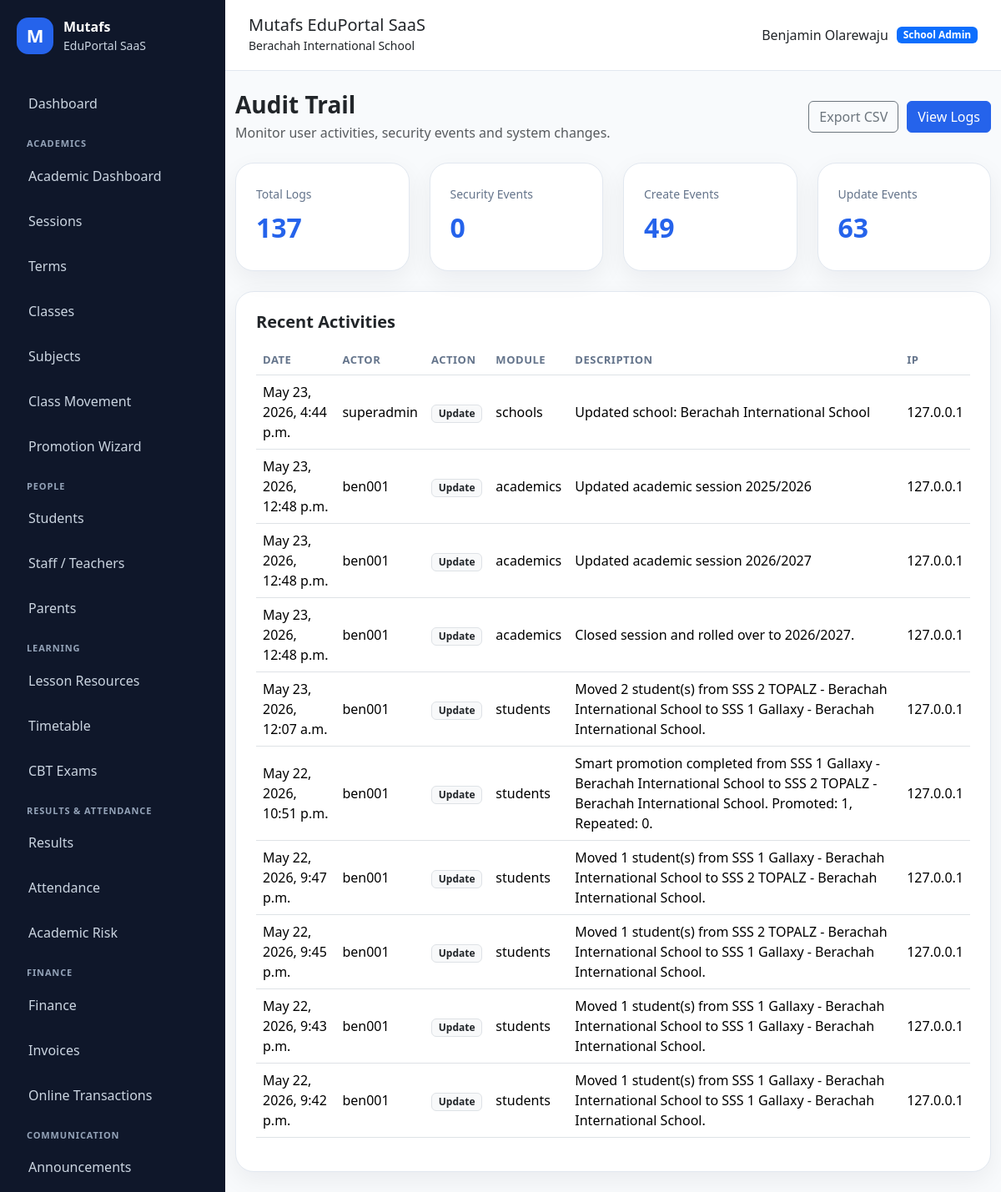
The app's page /audit/ (signed in) with its own data.
### apps/schools/models.py (models this page shows, shortened)
class School(models.Model):
    class SubscriptionStatus(models.TextChoices):
        TRIAL = "TRIAL", "Trial"
        ACTIVE = "ACTIVE", "Active"
        EXPIRED = "EXPIRED", "Expired"
        SUSPENDED = "SUSPENDED", "Suspended"
    name = models.CharField(max_length=255)
    slug = models.SlugField(max_length=255, unique=True, db_index=True)
    portal_subpath = models.SlugField(
        max_length=255,
        unique=True,
        help_text="Public portal path, e.g. berachah-school",
    )
    code = models.CharField(max_length=50, unique=True, db_index=True)
    email = models.EmailField(blank=True)
    phone = models.CharField(max_length=30, blank=True)
    address = models.TextField(blank=True)
    logo = models.ImageField(upload_to="school_logos/", blank=True, null=True)
    result_stamp = models.ImageField(
        upload_to="school_stamps/",
        blank=True,
        null=True,
    )
    is_active = models.BooleanField(default=True)
    is_verified = models.BooleanField(default=False)
    subscription_status = models.CharField(
        max_length=20,
        choices=SubscriptionStatus.choices,
        default=SubscriptionStatus.TRIAL,
        db_index=True,
    )
    subscription_start_date = models.DateField(null=True, blank=True)
    subscription_end_date = models.DateField(null=True, blank=True)
    result_checker_enabled = models.BooleanField(default=True)
    cbt_enabled = models.BooleanField(default=True)
    finance_enabled = models.BooleanField(default=True)
    parent_portal_enabled = models.BooleanField(default=True)
    custom_domain = models.CharField(
        max_length=255,
        blank=True,
        db_index=True,
        help_text="Example: schoolname.com",
    )
    subdomain = models.SlugField(
        max_length=100,
        blank=True,
        db_index=True,
        help_text="Example: brightstar",
    )
    primary_color = models.CharField(
        max_length=20,
        default="#2563eb",
    )
    secondary_color = models.CharField(
        max_length=20,
        default="#0f172a",
    )
    accent_color = models.CharField(
        max_length=20,
        default="#22c55e",
    )
    maintenance_mode = models.BooleanField(default=False)
    maintenance_message = models.TextField(
        blank=True,
        default="This school portal is temporarily under maintenance.",
    )
    storage_limit_mb = models.PositiveIntegerField(default=500)
    allow_custom_branding = models.BooleanField(default=True)
    created_at = models.DateTimeField(auto_now_add=True)
    updated_at = models.DateTimeField(auto_now=True)
    class Meta:
        ordering = ["name"]
        indexes = [
            models.Index(fields=["slug"]),
            models.Index(fields=["portal_subpath"]),
            models.Index(fields=["subscription_status"]),
            models.Index(fields=["is_active"]),
        ]
    @property
    def is_subscription_expired(self):
        if not self.subscription_end_date:
            return False
        return timezone.localdate() > self.subscription_end_date

### apps/accounts/models.py (models this page shows, shortened)
class User(AbstractUser):
    class Role(models.TextChoices):
        SUPER_ADMIN = "SUPER_ADMIN", "Super Admin"
        SCHOOL_ADMIN = "SCHOOL_ADMIN", "School Admin"
        TEACHER = "TEACHER", "Teacher"
        STUDENT = "STUDENT", "Student"
        PARENT = "PARENT", "Parent/Guardian"
    email = models.EmailField(unique=True)
    role = models.CharField(
        max_length=30,
        choices=Role.choices,
        default=Role.STUDENT,
        db_index=True,
    )
    school = models.ForeignKey(
        "schools.School",
        on_delete=models.SET_NULL,
        null=True,
        blank=True,
        related_name="users",
    )
    phone = models.CharField(max_length=30, blank=True)
    profile_picture = models.ImageField(
        upload_to="profiles/",
        blank=True,
        null=True,
    )
    must_change_password = models.BooleanField(default=False)
    last_login_ip = models.GenericIPAddressField(null=True, blank=True)
    last_activity_at = models.DateTimeField(null=True, blank=True)
    failed_login_attempts = models.PositiveIntegerField(default=0)
    created_at = models.DateTimeField(auto_now_add=True)
    updated_at = models.DateTimeField(auto_now=True)
    REQUIRED_FIELDS = ["email"]
    class Meta:
        indexes = [
            models.Index(fields=["role"]),
            models.Index(fields=["school", "role"]),
            models.Index(fields=["email"]),
        ]
    @property
    def is_super_admin(self):
        return self.role == self.Role.SUPER_ADMIN
    @property
    def is_school_admin(self):
        return self.role == self.Role.SCHOOL_ADMIN
    @property
    def is_teacher(self):
        return self.role == self.Role.TEACHER
    @property
    def is_student(self):
        return self.role == self.Role.STUDENT
    @property
    def is_parent(self):
        return self.role == self.Role.PARENT

### apps/audit/models.py (models this page shows, shortened)
class AuditLog(models.Model):
    class Action(models.TextChoices):
        LOGIN_SUCCESS = "LOGIN_SUCCESS", "Login Success"
        LOGIN_FAILED = "LOGIN_FAILED", "Login Failed"
        LOGOUT = "LOGOUT", "Logout"
        CREATE = "CREATE", "Create"
        UPDATE = "UPDATE", "Update"
        DELETE = "DELETE", "Delete"
        VIEW = "VIEW", "View"
        EXPORT = "EXPORT", "Export"
        SCHOOL_ENABLED = "SCHOOL_ENABLED", "School Enabled"
        SCHOOL_DISABLED = "SCHOOL_DISABLED", "School Disabled"
        SUBSCRIPTION_UPDATED = "SUBSCRIPTION_UPDATED", "Subscription Updated"
        RESULT_PUBLISHED = "RESULT_PUBLISHED", "Result Published"
        RESULT_UNPUBLISHED = "RESULT_UNPUBLISHED", "Result Unpublished"
        CBT_SUBMITTED = "CBT_SUBMITTED", "CBT Submitted"
        SECURITY_BLOCK = "SECURITY_BLOCK", "Security Block"
    actor = models.ForeignKey(
        settings.AUTH_USER_MODEL,
        on_delete=models.SET_NULL,
        null=True,
        blank=True,
        related_name="audit_logs",
    )
    school = models.ForeignKey(
        "schools.School",
        on_delete=models.SET_NULL,
        null=True,
        blank=True,
        related_name="audit_logs",
    )
    action = models.CharField(max_length=50, choices=Action.choices, db_index=True)
    module = models.CharField(max_length=100, blank=True, db_index=True)
    object_type = models.CharField(max_length=100, blank=True)
    object_id = models.CharField(max_length=100, blank=True)
    description = models.TextField(blank=True)
    ip_address = models.GenericIPAddressField(null=True, blank=True)
    user_agent = models.TextField(blank=True)
    created_at = models.DateTimeField(auto_now_add=True, db_index=True)
    class Meta:
        ordering = ["-created_at"]
        indexes = [
            models.Index(fields=["school", "created_at"]),
            models.Index(fields=["actor", "created_at"]),
            models.Index(fields=["action"]),
            models.Index(fields=["module"]),
        ]

### apps/audit/views.py (the view)
# urls.py: path("", views.audit_dashboard, name="audit_dashboard"),
@login_required
@role_required(User.Role.SUPER_ADMIN, User.Role.SCHOOL_ADMIN)
def audit_dashboard(request):
    logs = AuditLog.objects.select_related("actor", "school")
    if request.user.is_school_admin:
        logs = logs.filter(school=request.user.school)
    context = {
        "total_logs": logs.count(),
        "security_logs": logs.filter(action=AuditLog.Action.SECURITY_BLOCK).count(),
        "create_logs": logs.filter(action=AuditLog.Action.CREATE).count(),
        "update_logs": logs.filter(action=AuditLog.Action.UPDATE).count(),
        "recent_logs": logs[:10],
    }
    return render(request, "audit/dashboard.html", context)

### apps/core/context_processors.py (called while the page is built)
def global_context(request):
    user = getattr(request, "user", None)
    current_school = None
    subscription_expired = False
    if user and user.is_authenticated:
        current_school = getattr(user, "school", None)
        subscription_expired = getattr(request, "subscription_expired", False)
    return {
        "APP_NAME": "Mutafs EduPortal SaaS",
        "COMPANY_NAME": "Mutafs Global Technology",
        "current_school": current_school,
        "subscription_expired": subscription_expired,
    }

### apps/messaging/context_processors.py (called while the page is built)
def unread_messages_count(request):
    if not request.user.is_authenticated:
        return {
            "global_unread_messages_count": 0,
        }
    count = MessageReadStatus.objects.filter(
        user=request.user,
        is_read=False,
    ).count()
    return {
        "global_unread_messages_count": count,
    }

### apps/notifications/context_processors.py (called while the page is built)
def notification_context(request):
    if not request.user.is_authenticated:
        return {}
    notifications = UserNotification.objects.select_related(
        "announcement"
    ).filter(
        user=request.user,
        announcement__is_active=True,
        announcement__publish_at__lte=timezone.now(),
        is_read=False,
    )[:5]
    return {
        "global_notifications": notifications,
        "global_unread_notifications_count": notifications.count(),
    }

### apps/schools/context_processors.py (called while the page is built)
def tenant_context(request):
    school = None
    if request.user.is_authenticated:
        school = getattr(request.user, "school", None)
    return {
        "tenant_school": school,
    }

### templates/audit/dashboard.html
{% extends "base.html" %}
{% block content %}
<div class="d-flex flex-wrap justify-content-between align-items-center mb-4 gap-2">
    <div>
        <h3 class="fw-bold mb-1">Audit Trail</h3>
        <p class="text-muted mb-0">Monitor user activities, security events and system changes.</p>
    </div>
    <div class="page-actions">
        <a href="{% url 'audit_export_csv' %}" class="btn btn-outline-secondary">Export CSV</a>
        <a href="{% url 'audit_log_list' %}" class="btn btn-primary">View Logs</a>
    </div>
</div>
<div class="row g-4 mb-4">
    <div class="col-md-3">
        <div class="stat-card">
            <span>Total Logs</span>
            <h2>{{ total_logs }}</h2>
        </div>
    </div>
    <div class="col-md-3">
        <div class="stat-card">
            <span>Security Events</span>
            <h2>{{ security_logs }}</h2>
        </div>
    </div>
    <div class="col-md-3">
        <div class="stat-card">
            <span>Create Events</span>
            <h2>{{ create_logs }}</h2>
        </div>
    </div>
    <div class="col-md-3">
        <div class="stat-card">
            <span>Update Events</span>
            <h2>{{ update_logs }}</h2>
        </div>
    </div>
</div>
<div class="content-card">
    <h5 class="fw-bold mb-3">Recent Activities</h5>
    <div class="table-responsive">
        <table class="table align-middle">
            <thead>
                <tr>
                    <th>Date</th>
                    <th>Actor</th>
                    <th>Action</th>
                    <th>Module</th>
                    <th>Description</th>
                    <th>IP</th>
                </tr>
            </thead>
            <tbody>
                {% for log in recent_logs %}
                    <tr>
                        <td>{{ log.created_at }}</td>
                        <td>{{ log.actor.username|default:"System" }}</td>
                        <td>
                            <span class="badge bg-light text-dark border">
                                {{ log.get_action_display }}
                            </span>
                        </td>
                        <td>{{ log.module|default:"—" }}</td>
                        <td>{{ log.description|default:"—" }}</td>
                        <td>{{ log.ip_address|default:"—" }}</td>
                    </tr>
                {% empty %}
                    <tr>
                        <td colspan="6" class="text-center text-muted py-4">
                            No audit activity found.
                        </td>
                    </tr>
                {% endfor %}
            </tbody>
        </table>
    </div>
</div>
{% endblock %}

### templates/partials/navbar.html
<header class="topbar">
    <div>
        <h5 class="mb-0">{{ APP_NAME }}</h5>
        {% if current_school %}
            <small>{{ current_school.name }}</small>
        {% else %}
            <small>{{ COMPANY_NAME }}</small>
        {% endif %}
    </div>
    <div class="topbar-user">
        {% if request.user.is_authenticated %}
            <span>{{ request.user.get_full_name|default:request.user.username }}</span>
            <span class="badge bg-primary">{{ request.user.get_role_display }}</span>
        {% endif %}
    </div>
</header>

### static/css/dashboard.css (style rules this page uses)
:root { --primary: #2563eb; --dark: #0f172a; --muted: #64748b; --bg: #f8fafc; --card: #ffffff; --border: #e2e8f0; }
body { background: var(--bg); font-family: system-ui, -apple-system, BlinkMacSystemFont, "Segoe UI", sans-serif; }
.topbar { background: white; border-bottom: 1px solid var(--border); padding: 18px 28px; display: flex; justify-content: space-between; align-items: center; }
.topbar-user { display: flex; gap: 10px; align-items: center; }
.stat-card { background: var(--card); border: 1px solid var(--border); border-radius: 22px; padding: 24px; box-shadow: 0 10px 30px rgba(15, 23, 42, 0.06); }
.stat-card span { color: var(--muted); font-size: 14px; }
.stat-card h2 { margin-top: 10px; font-weight: 800; }
.content-card { background: #ffffff; border: 1px solid var(--border); border-radius: 22px; padding: 24px; box-shadow: 0 10px 30px rgba(15, 23, 42, 0.06); }
.table thead th { color: #64748b; font-size: 13px; text-transform: uppercase; letter-spacing: 0.04em; }
.page-actions { display: flex; gap: 10px; flex-wrap: wrap; }

### records on screen
School: name "Berachah International School"
User: user.get_full_name "Benjamin Olarewaju", user.role "School Admin"
AuditLog: created_at "May 23, 2026, 4:44 p.m.", actor.username "superadmin", action "Update", module "schools", description "Updated school: Berachah International School", ip_address "127.0.0.1"
AuditLog: created_at "May 23, 2026, 12:48 p.m.", actor.username "ben001", action "Update", module "academics", description "Updated academic session 2025/2026", ip_address "127.0.0.1"
AuditLog: created_at "May 23, 2026, 12:48 p.m.", actor.username "ben001", action "Update", module "academics", description "Updated academic session 2026/2027", ip_address "127.0.0.1"
AuditLog: created_at "May 23, 2026, 12:48 p.m.", actor.username "ben001", action "Update", module "academics", description "Closed session and rolled over to 2026/2027.", ip_address "127.0.0.1"
AuditLog: created_at "May 23, 2026, 12:07 a.m.", actor.username "ben001", action "Update", module "students", description "Moved 2 student(s) from SSS 2 TOPALZ - Berachah International School to SSS 1 Gallaxy - Berachah International School.", ip_address "127.0.0.1"
AuditLog: created_at "May 22, 2026, 10:51 p.m.", actor.username "ben001", action "Update", module "students", description "Smart promotion completed from SSS 1 Gallaxy - Berachah International School to SSS 2 TOPALZ - Berachah International School. Promoted: 1, Repeated: 0.", ip_address "127.0.0.1"
AuditLog: created_at "May 22, 2026, 9:47 p.m.", actor.username "ben001", action "Update", module "students", description "Moved 1 student(s) from SSS 1 Gallaxy - Berachah International School to SSS 2 TOPALZ - Berachah International School.", ip_address "127.0.0.1"
AuditLog: created_at "May 22, 2026, 9:45 p.m.", actor.username "ben001", action "Update", module "students", description "Moved 1 student(s) from SSS 2 TOPALZ - Berachah International School to SSS 1 Gallaxy - Berachah International School.", ip_address "127.0.0.1"
AuditLog: created_at "May 22, 2026, 9:43 p.m.", actor.username "ben001", action "Update", module "students", description "Moved 1 student(s) from SSS 1 Gallaxy - Berachah International School to SSS 1 Gallaxy - Berachah International School.", ip_address "127.0.0.1"
AuditLog: created_at "May 22, 2026, 9:42 p.m.", actor.username "ben001", action "Update", module "students", description "Moved 1 student(s) from SSS 1 Gallaxy - Berachah International School to SSS 1 Gallaxy - Berachah International School.", ip_address "127.0.0.1"

### other values on screen
{{ APP_NAME }} "Mutafs EduPortal SaaS"
{{ total_logs }} "137"
{{ security_logs }} "0"
{{ create_logs }} "49"
{{ update_logs }} "63"
